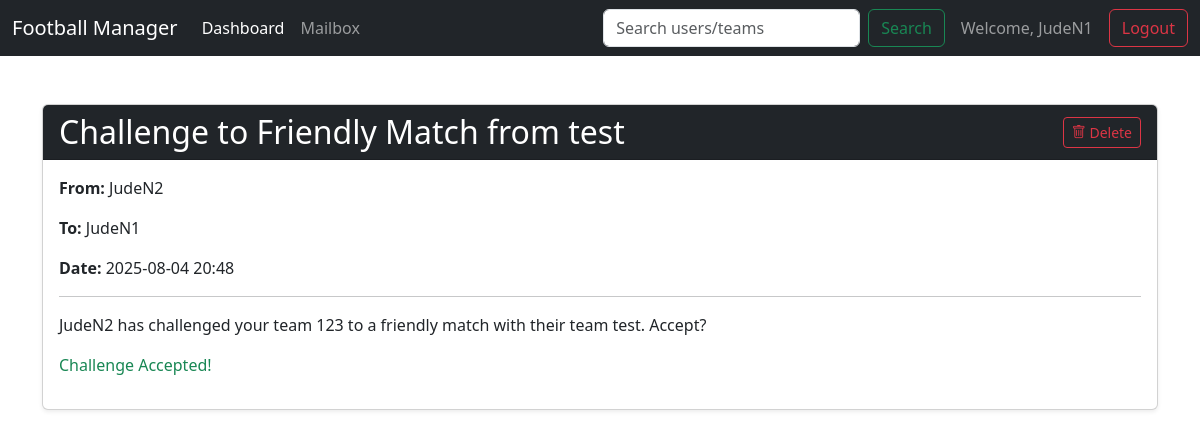
Screenshot of /mail/1 (signed in) with the database file from the repository.
### app/models.py (models this page shows, shortened)
class User(db.Model):
    id = db.Column(db.Integer, primary_key=True)
    username = db.Column(db.String(80), unique=True, nullable=False)
    password_hash = db.Column(db.String(128))
    teams = db.relationship('Team', backref='user', lazy=True, cascade="all, delete-orphan")
    sent_messages = db.relationship('Message', foreign_keys='Message.sender_id', backref='sender', lazy=True, cascade="all, delete-orphan")
    received_messages = db.relationship('Message', foreign_keys='Message.recipient_id', backref='recipient', lazy=True, cascade="all, delete-orphan")

class Message(db.Model):
    id = db.Column(db.Integer, primary_key=True)
    sender_id = db.Column(db.Integer, db.ForeignKey('user.id'), nullable=False)
    recipient_id = db.Column(db.Integer, db.ForeignKey('user.id'), nullable=False)
    subject = db.Column(db.String(200), nullable=False)
    body = db.Column(db.Text, nullable=False)
    timestamp = db.Column(db.DateTime, default=datetime.utcnow)
    is_read = db.Column(db.Boolean, default=False)
    challenger_team_id = db.Column(db.Integer, db.ForeignKey('team.id'), nullable=True)
    challenged_team_id = db.Column(db.Integer, db.ForeignKey('team.id'), nullable=True)
    is_challenge = db.Column(db.Boolean, default=False)
    is_accepted = db.Column(db.Boolean, default=False)  # To mark if challenge is accepted

### app/routes_game.py (the view)
@game_bp.route('/mail/<int:message_id>')
def view_mail(message_id):
    if 'username' not in session:
        return redirect(url_for('auth_bp.login'))
    message = Message.query.get_or_404(message_id)
    user = User.query.filter_by(username=session['username']).first()
    if message.recipient_id != user.id and message.sender_id != user.id:
        flash("You do not have permission to view this message.", "danger")
        return redirect(url_for('game_bp.mailbox'))
    if message.recipient_id == user.id and not message.is_read:
        message.is_read = True
        db.session.commit()
    return render_template('view_mail.html', message=message)

### app/__init__.py (called while the page is built)
def create_app():
    app = Flask(__name__)
    app.config['SECRET_KEY'] = 'a_very_secret_key_for_development'
    app.config['SQLALCHEMY_DATABASE_URI'] = 'sqlite:///' + os.path.join(basedir, 'database.db')
    db.init_app(app)
    from .routes_auth import auth_bp
    from .routes_game import game_bp
    app.register_blueprint(auth_bp)
    app.register_blueprint(game_bp)
    @app.context_processor
    def inject_selected_team():
        if 'selected_team_id' in session:
            from .models import Team
            selected_team = Team.query.get(session['selected_team_id'])
            return dict(selected_team=selected_team)
        return dict(selected_team=None)
    def nl2br(value):
        result = value.replace('\n', '<br>\n')
        return Markup(result)
    app.jinja_env.filters['nl2br'] = nl2br
    return app

### app/templates/view_mail.html (shortened to what this page needs)
{% extends "base.html" %}
{% block content %}
<div class="card shadow-sm">
    <div class="card-header bg-dark text-white d-flex justify-content-between align-items-center">
        <h1 class="h2 mb-0">{{ message.subject }}</h1>
        <form method="POST" action="{{ url_for('game_bp.delete_mail', message_id=message.id) }}">
            <button type="submit" class="btn btn-outline-danger btn-sm" onclick="return confirm('Are you sure you want to delete this message?');">
                <i class="bi bi-trash"></i> Delete
            </button>
        </form>
    </div>
    <div class="card-body">
        <p><strong>From:</strong> {{ message.sender.username }}</p>
        <p><strong>To:</strong> {{ message.recipient.username }}</p>
        <p><strong>Date:</strong> {{ message.timestamp.strftime('%Y-%m-%d %H:%M') }}</p>
        <hr>
        <p>{{ message.body | nl2br }}</p>
        {% if message.is_challenge and not message.is_accepted and message.recipient.username == session.username %}
        <form method="POST" action="{{ url_for('game_bp.accept_challenge', message_id=message.id) }}">
            <button type="submit" class="btn btn-success">Accept Challenge</button>
        </form>
        {% elif message.is_challenge and message.is_accepted %}
        <p class="text-success">Challenge Accepted!</p>
        {% endif %}
    </div>
</div>
{% endblock %}

### app/templates/base.html (shortened to what this page needs)
<!DOCTYPE html>
<html lang="en">
<head>
    <link href="https://cdn.jsdelivr.net/npm/bootstrap@5.3.3/dist/css/bootstrap.min.css" rel="stylesheet">
    <link rel="stylesheet" href="https://cdn.jsdelivr.net/npm/bootstrap-icons@1.11.3/font/bootstrap-icons.min.css">
</head>
<body>
    <nav class="navbar navbar-expand-lg navbar-dark bg-dark fixed-top">
        <div class="container-fluid">
            <a class="navbar-brand" href="{{ url_for('game_bp.dashboard') }}">Football Manager</a>
            <div class="collapse navbar-collapse">
                <ul class="navbar-nav me-auto mb-2 mb-lg-0">
                    <li class="nav-item">
                        <a class="nav-link active" href="{{ url_for('game_bp.dashboard') }}">Dashboard</a>
                    </li>
                    <li class="nav-item">
                        <a class="nav-link" href="{{ url_for('game_bp.mailbox') }}">Mailbox</a>
                    </li>
                </ul>
                <form class="d-flex me-3" action="{{ url_for('game_bp.search') }}" method="post">
                    <input class="form-control me-2" type="search" placeholder="Search users/teams" name="query" aria-label="Search">
                    <button class="btn btn-outline-success" type="submit">Search</button>
                </form>
                {% if session.username %}
                <span class="navbar-text me-3">
                    Welcome, {{ session.username }}
                </span>
                <a href="{{ url_for('auth_bp.logout') }}" class="btn btn-outline-danger">Logout</a>
                {% endif %}
            </div>
        </div>
    </nav>
    <main class="container mt-4">
        {% block content %}{% endblock %}
    </main>
</body>
</html>

### app/templates/base.html (style rules this page uses)
body { background-image: url('https://images.pexels.com/photos/114296/pexels-photo-114296.jpeg'); background-size: cover; background-position: center; background-attachment: fixed; padding-top: 80px; }

### rows the page displays
User: username "JudeN1", recipient.username "JudeN1"
Message: subject "Challenge to Friendly Match from test", timestamp "2025-08-04 20:48", body "JudeN2 has challenged your team 123 to a friendly match with their team test. Accept?"
User: sender.username "JudeN2"
